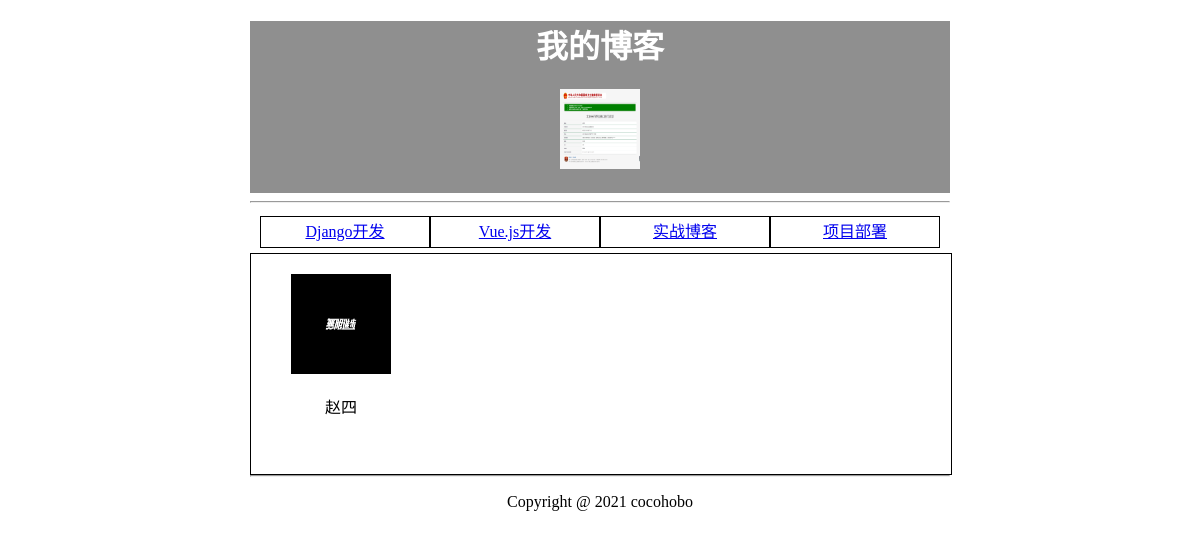
The app's page /classes/?id=4 with its own data.
### myblog/models.py (models this page shows, shortened)
class SiteInfo(models.Model):
    title = models.CharField(null=True,blank=True,max_length=50)
    logo = models.ImageField(upload_to='logo/',null=True,blank=True)

class Classes(models.Model):
    text = models.CharField(null=True,blank=True,max_length=50)

class UserInfo(models.Model):
    nickName = models.CharField(null=True,blank=True,max_length=50)
    headImg = models.ImageField(upload_to='upload/',null=True,blank=True)
    belong = models.ForeignKey(Classes,on_delete=models.SET_NULL,related_name="userinfo_classes",null=True,blank=True)

### myblog/views.py (the view)
# urls.py: path('classes/',views.classes),
def classes(request):
    classes = Classes.objects.all()
    siteinfo = SiteInfo.objects.all()[0]
    choose_id = request.GET['id']
    choosed = Classes.objects.filter(id = choose_id)
    userList = UserInfo.objects.filter(belong = choosed[0])
    data={
        'siteinfo':siteinfo,
        'classes':classes,
        'userList':userList
    }
    return render(request,'classes.html',data)

### myblog/templates/classes.html
{% extends 'index.html' %}

### myblog/templates/index.html (shortened to what this page needs)
<!DOCTYPE html>
<html lang="en">
<head>
    <link rel="stylesheet" href="/static/css/myStyle.css">
</head>
<body>
    <div id="home">
        <div class="head">
            <h1>{{ siteinfo.title }}</h1>
            <img src="/upload/{{ siteinfo.logo }}" alt="">
        </div>
        <hr/>
        <div class="content">
            <div class="menu">
                {% for class in classes %}
                <div class="item">
                    <a href="/classes/?id={{ class.id }}">{{ class.text }}</a>
                </div>
                {% endfor %}
            </div>
            <div class="userlist">
                {% if userList %}
                  {% for item in userList %}
                    <div class="user">
                        <img src="/upload/{{ item.headImg }}" alt="">
                        <p>{{ item.nickName }}</p>
                    </div>
                  {% endfor %}
                {% else %}
                <p>没有用户</p>
                {% endif %}
            </div>
        </div>
        <hr/>
        <div class="foot">
            <p>Copyright @ 2021 cocohobo</p>
        </div>
    </div>
</body>
</html>

### myblog/static/css/myStyle.css (style rules this page uses)
#home { width: 700px; height: auto; margin: 0 auto; text-align: center; }
#home .head { background: #00000070; padding-bottom: 20px; }
#home h1 { color: #fff; }
#home .head img { width: 80px; height: 80px; }
#home .content .menu { align-content: center; display: flex; padding: 5px 10px; }
#home .content .menu .item { width: 25%; border: 1px solid #000; height: 30px; line-height: 30px; }
#home .content .userlist { border: 1px solid #000; display: flex; height: auto; min-height: 200px; min-width: 700px; padding-top: 20px; float: left; }
#home .content .userlist .user { margin-left: 20px; float: left; width: 20%; }
#home .content .userlist .user img { width: 100px; height: 100px; }

### records on screen
SiteInfo: title "我的博客", logo (picture)
Classes: text "Django开发"
Classes: text "Vue.js开发"
Classes: text "实战博客"
Classes: text "项目部署"
UserInfo: headImg (picture), nickName "赵四"
